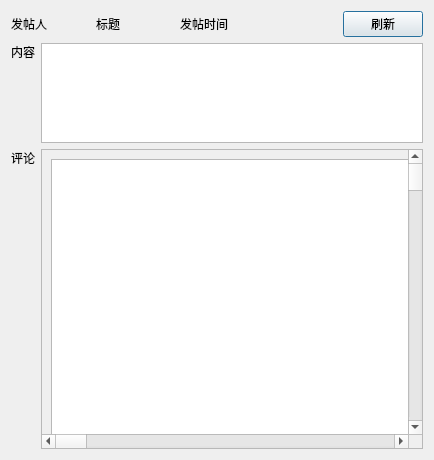
<?xml version="1.0" encoding="UTF-8"?>
<ui version="4.0">
 <class>PostWin</class>
 <widget class="QDialog" name="PostWin">
  <property name="geometry">
   <rect>
    <x>0</x>
    <y>0</y>
    <width>434</width>
    <height>460</height>
   </rect>
  </property>
  <property name="windowTitle">
   <string>Dialog</string>
  </property>
  <layout class="QVBoxLayout" name="verticalLayout_2">
   <item>
    <layout class="QVBoxLayout" name="verticalLayout">
     <item>
      <layout class="QHBoxLayout" name="horizontalLayout_4" stretch="2,2,2,2,1">
       <item>
        <layout class="QHBoxLayout" name="horizontalLayout">
         <item>
          <widget class="QLabel" name="label">
           <property name="text">
            <string>发帖人</string>
           </property>
          </widget>
         </item>
         <item>
          <widget class="QLabel" name="poster">
           <property name="sizePolicy">
            <sizepolicy hsizetype="Expanding" vsizetype="Preferred">
             <horstretch>0</horstretch>
             <verstretch>0</verstretch>
            </sizepolicy>
           </property>
           <property name="text">
            <string/>
           </property>
          </widget>
         </item>
        </layout>
       </item>
       <item>
        <layout class="QHBoxLayout" name="horizontalLayout_3">
         <item>
          <widget class="QLabel" name="label_3">
           <property name="text">
            <string>标题</string>
           </property>
          </widget>
         </item>
         <item>
          <widget class="QLabel" name="title">
           <property name="sizePolicy">
            <sizepolicy hsizetype="Expanding" vsizetype="Preferred">
             <horstretch>0</horstretch>
             <verstretch>0</verstretch>
            </sizepolicy>
           </property>
           <property name="text">
            <string/>
           </property>
          </widget>
         </item>
        </layout>
       </item>
       <item>
        <layout class="QHBoxLayout" name="horizontalLayout_2">
         <item>
          <widget class="QLabel" name="label_2">
           <property name="text">
            <string>发帖时间</string>
           </property>
          </widget>
         </item>
         <item>
          <widget class="QLabel" name="time">
           <property name="sizePolicy">
            <sizepolicy hsizetype="Expanding" vsizetype="Preferred">
             <horstretch>0</horstretch>
             <verstretch>0</verstretch>
            </sizepolicy>
           </property>
           <property name="text">
            <string/>
           </property>
          </widget>
         </item>
        </layout>
       </item>
       <item>
        <spacer name="horizontalSpacer_2">
         <property name="orientation">
          <enum>Qt::Horizontal</enum>
         </property>
         <property name="sizeHint" stdset="0">
          <size>
           <width>40</width>
           <height>20</height>
          </size>
         </property>
        </spacer>
       </item>
       <item>
        <widget class="QPushButton" name="refresh_btn">
         <property name="sizePolicy">
          <sizepolicy hsizetype="Expanding" vsizetype="Expanding">
           <horstretch>0</horstretch>
           <verstretch>0</verstretch>
          </sizepolicy>
         </property>
         <property name="styleSheet">
          <string notr="true"/>
         </property>
         <property name="text">
          <string>刷新</string>
         </property>
        </widget>
       </item>
      </layout>
     </item>
     <item>
      <layout class="QHBoxLayout" name="horizontalLayout_5">
       <item>
        <widget class="QLabel" name="label_4">
         <property name="text">
          <string>内容</string>
         </property>
         <property name="alignment">
          <set>Qt::AlignLeading|Qt::AlignLeft|Qt::AlignTop</set>
         </property>
        </widget>
       </item>
       <item>
        <widget class="QTextBrowser" name="textBrowser"/>
       </item>
      </layout>
     </item>
     <item>
      <layout class="QHBoxLayout" name="horizontalLayout_6">
       <item>
        <widget class="QLabel" name="label_5">
         <property name="text">
          <string>评论</string>
         </property>
         <property name="alignment">
          <set>Qt::AlignLeading|Qt::AlignLeft|Qt::AlignTop</set>
         </property>
        </widget>
       </item>
       <item>
        <widget class="QScrollArea" name="scrollArea">
         <property name="minimumSize">
          <size>
           <width>0</width>
           <height>300</height>
          </size>
         </property>
         <property name="widgetResizable">
          <bool>true</bool>
         </property>
         <widget class="QWidget" name="scrollAreaWidgetContents">
          <property name="geometry">
           <rect>
            <x>0</x>
            <y>0</y>
            <width>4000</width>
            <height>4000</height>
           </rect>
          </property>
          <property name="sizePolicy">
           <sizepolicy hsizetype="Fixed" vsizetype="Fixed">
            <horstretch>0</horstretch>
            <verstretch>0</verstretch>
           </sizepolicy>
          </property>
          <property name="minimumSize">
           <size>
            <width>4000</width>
            <height>4000</height>
           </size>
          </property>
          <property name="maximumSize">
           <size>
            <width>4000</width>
            <height>4000</height>
           </size>
          </property>
          <layout class="QVBoxLayout" name="verticalLayout_3">
           <item>
            <widget class="QListWidget" name="listWidget">
             <property name="sizePolicy">
              <sizepolicy hsizetype="Preferred" vsizetype="Preferred">
               <horstretch>0</horstretch>
               <verstretch>0</verstretch>
              </sizepolicy>
             </property>
             <property name="minimumSize">
              <size>
               <width>0</width>
               <height>0</height>
              </size>
             </property>
             <property name="verticalScrollBarPolicy">
              <enum>Qt::ScrollBarAlwaysOn</enum>
             </property>
             <property name="horizontalScrollBarPolicy">
              <enum>Qt::ScrollBarAlwaysOn</enum>
             </property>
            </widget>
           </item>
          </layout>
         </widget>
        </widget>
       </item>
      </layout>
     </item>
    </layout>
   </item>
  </layout>
 </widget>
 <resources/>
 <connections/>
</ui>
